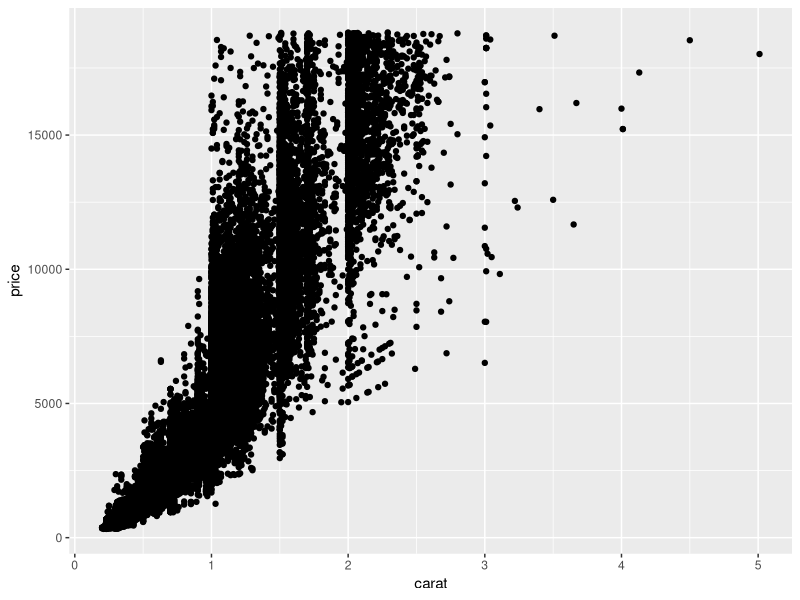
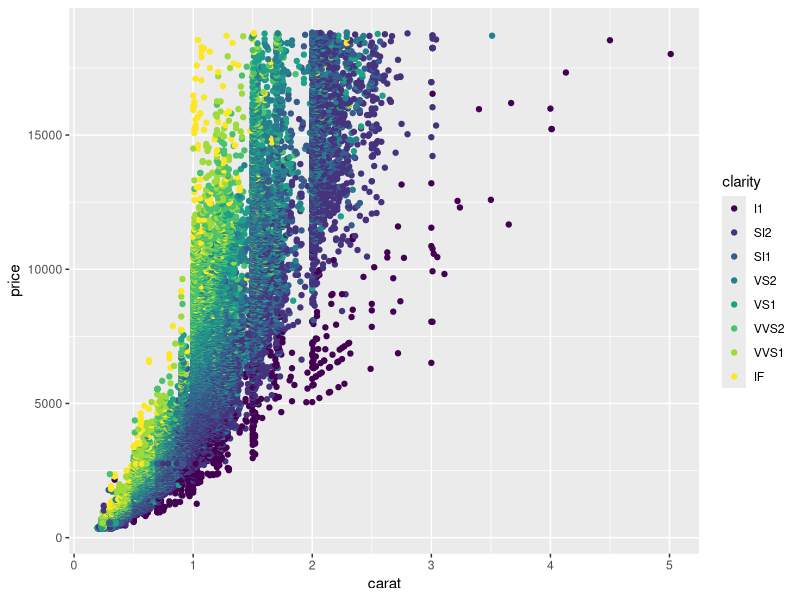
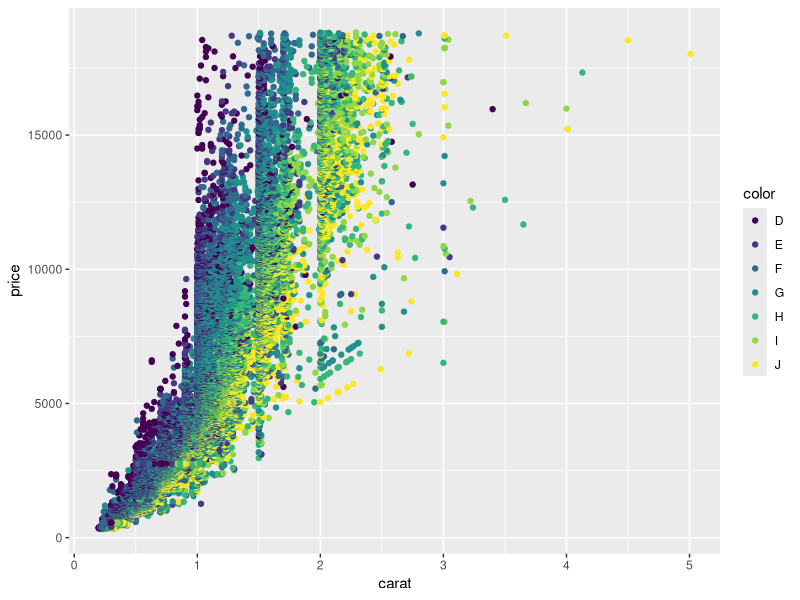
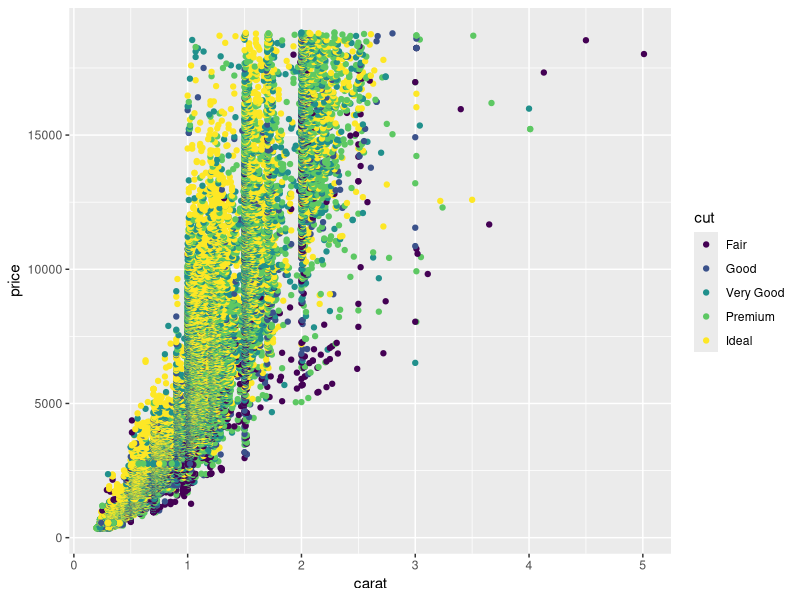
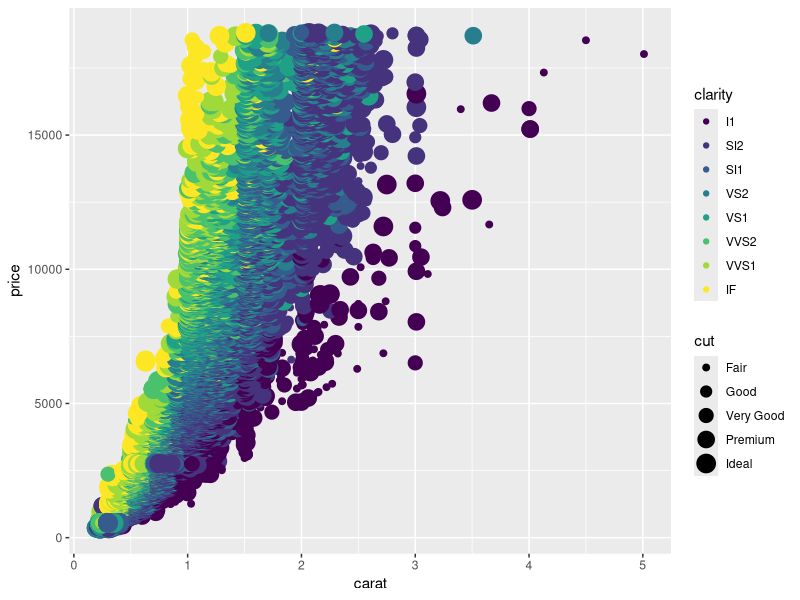
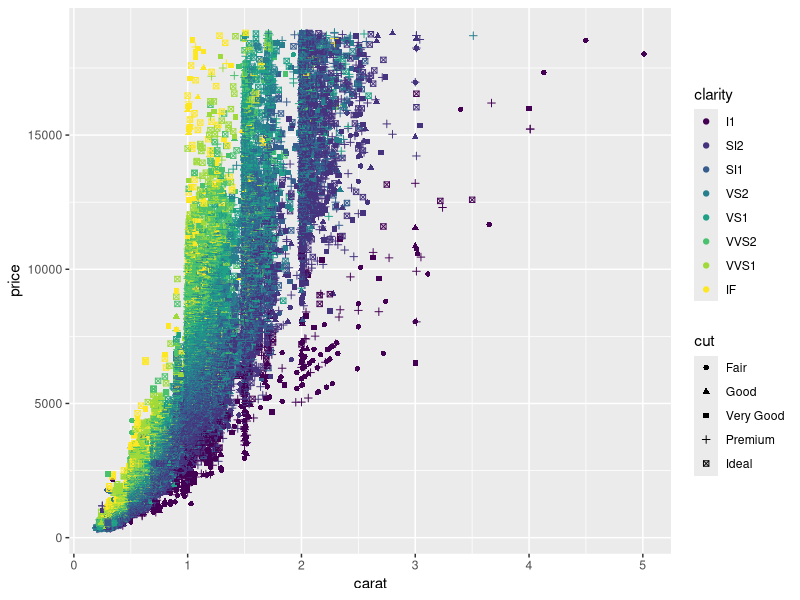
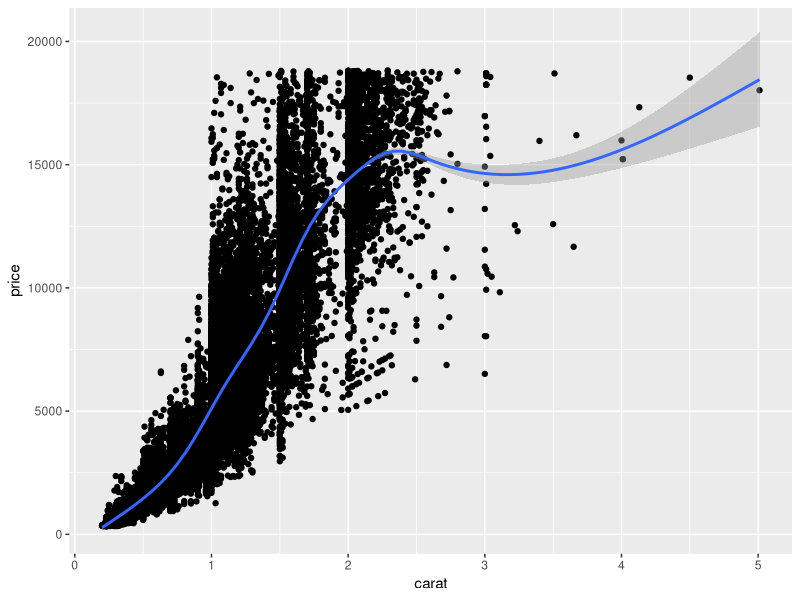
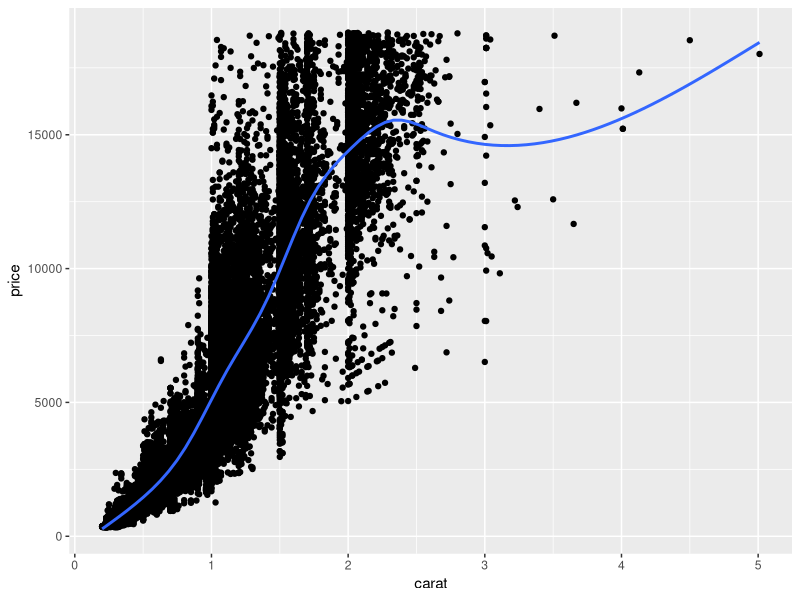

Reproduce these figures in R, in order.
## ---- chunk 1
library("ggplot2")

data("diamonds")

head(diamonds)
## ---- chunk 2
ggplot(diamonds, aes(x=carat, y=price)) + geom_point()

ggplot(diamonds, aes(x=carat, y=price, color=clarity)) + geom_point()

ggplot(diamonds, aes(x=carat, y=price, color=color)) + geom_point()

ggplot(diamonds, aes(x=carat, y=price, color=cut)) + geom_point()

ggplot(diamonds, aes(x=carat, y=price, color=clarity, size=cut)) + geom_point()

ggplot(diamonds, aes(x=carat, y=price, color=clarity, shape=cut)) + geom_point()

ggplot(diamonds, aes(x=carat, y=price)) + geom_point() + geom_smooth()

ggplot(diamonds, aes(x=carat, y=price)) + geom_point() + geom_smooth(se=FALSE)

ggplot(diamonds, aes(x=carat, y=price)) + geom_point() + geom_smooth(se=FALSE, method="lm")

ggplot(diamonds, aes(x=carat, y=price, color=clarity)) + geom_point() + geom_smooth(se=FALSE)

ggplot(diamonds, aes(x=carat, y=price, color=clarity)) + geom_smooth(se=FALSE)
## ---- chunk 3
ggplot(diamonds, aes(x=carat, y=price, color=cut)) + geom_point() + facet_wrap(~ clarity)

ggplot(diamonds, aes(x=carat, y=price, color=cut)) + geom_point() + facet_grid(color ~ clarity)

ggplot(diamonds, aes(x=carat, y=price)) + geom_point() + ggtitle("My scatter plot")

ggplot(diamonds, aes(x=carat, y=price)) + geom_point() + ggtitle("My scatter plot") + xlab("Weight (carats)")

ggplot(diamonds, aes(x=carat, y=price)) + geom_point() + ggtitle("My scatter plot") + xlab("Weight (carats)")

ggplot(diamonds, aes(x=carat, y=price)) + geom_point() + ggtitle("My scatter plot") + xlab("Weight (carats)") + xlim(0, 2)

ggplot(diamonds, aes(x=carat, y=price)) + geom_point() + ggtitle("My scatter plot") + xlab("Weight (carats)") + scale_y_log10()
## ---- chunk 4
ggplot(diamonds, aes(x=price)) + geom_histogram()

ggplot(diamonds, aes(x=price)) + geom_histogram(binwidth=2000)

ggplot(diamonds, aes(x=price)) + geom_histogram(binwidth=200)

ggplot(diamonds, aes(x=price)) + geom_histogram(binwidth=200) + facet_wrap(~ clarity)

ggplot(diamonds, aes(x=price)) + geom_histogram(binwidth=200) + facet_wrap(~ clarity, scale="free_y")

ggplot(diamonds, aes(x=price, fill=clarity)) + geom_histogram()

ggplot(diamonds, aes(x=price, fill=cut)) + geom_histogram()

ggplot(diamonds, aes(x=price)) + geom_density()

ggplot(diamonds, aes(x=price, color=cut)) + geom_density()
## ---- chunk 5
ggplot(diamonds, aes(x=color, y=price)) + geom_boxplot()

ggplot(diamonds, aes(x=color, y=price)) + geom_boxplot() + scale_y_log10()

ggplot(diamonds, aes(x=color, y=price)) + geom_violin() + scale_y_log10()

ggplot(diamonds, aes(x=color, y=price)) + geom_violin() + scale_y_log10() + facet_wrap(~ clarity)
## ---- chunk 6
x = rnorm(1000)
x

qplot(x)

qplot(x, binwidth=1)

qplot(x, binwidth=1) + xlab("Random Variable")

qplot(x, binwidth=1, xlab="Random Variable")

y = rnorm(1000)

qplot(x, y)

qplot(x, y) + geom_smooth()

data("WorldPhones")
head(WorldPhones)
# help(WorldPhones)

library(reshape2)

WorldPhones.m = melt(WorldPhones)

head(WorldPhones.m)

colnames(WorldPhones.m) = c("Year", "Continent", "Phones")

head(WorldPhones.m)

ggplot(WorldPhones.m, aes(x=Year, y=Phones, color=Continent)) + geom_point()

ggplot(WorldPhones.m, aes(x=Year, y=Phones, color=Continent)) + geom_line()

ggplot(WorldPhones.m, aes(x=Year, y=Phones, color=Continent)) + geom_line() + scale_y_log10()
## ---- chunk 7
ggplot(diamonds, aes(x=carat, y=price)) + geom_point()

p = ggplot(diamonds, aes(x=carat, y=price)) + geom_point()

ggsave(filename="diamonds.png", p)

ggsave(filename="diamonds.pdf", p)

ggsave(filename="diamonds.jpeg", p)

# help(ggsave)

ggplot(diamonds, aes(x=carat, y=price)) + geom_point()

ggsave("diamonds.png")
